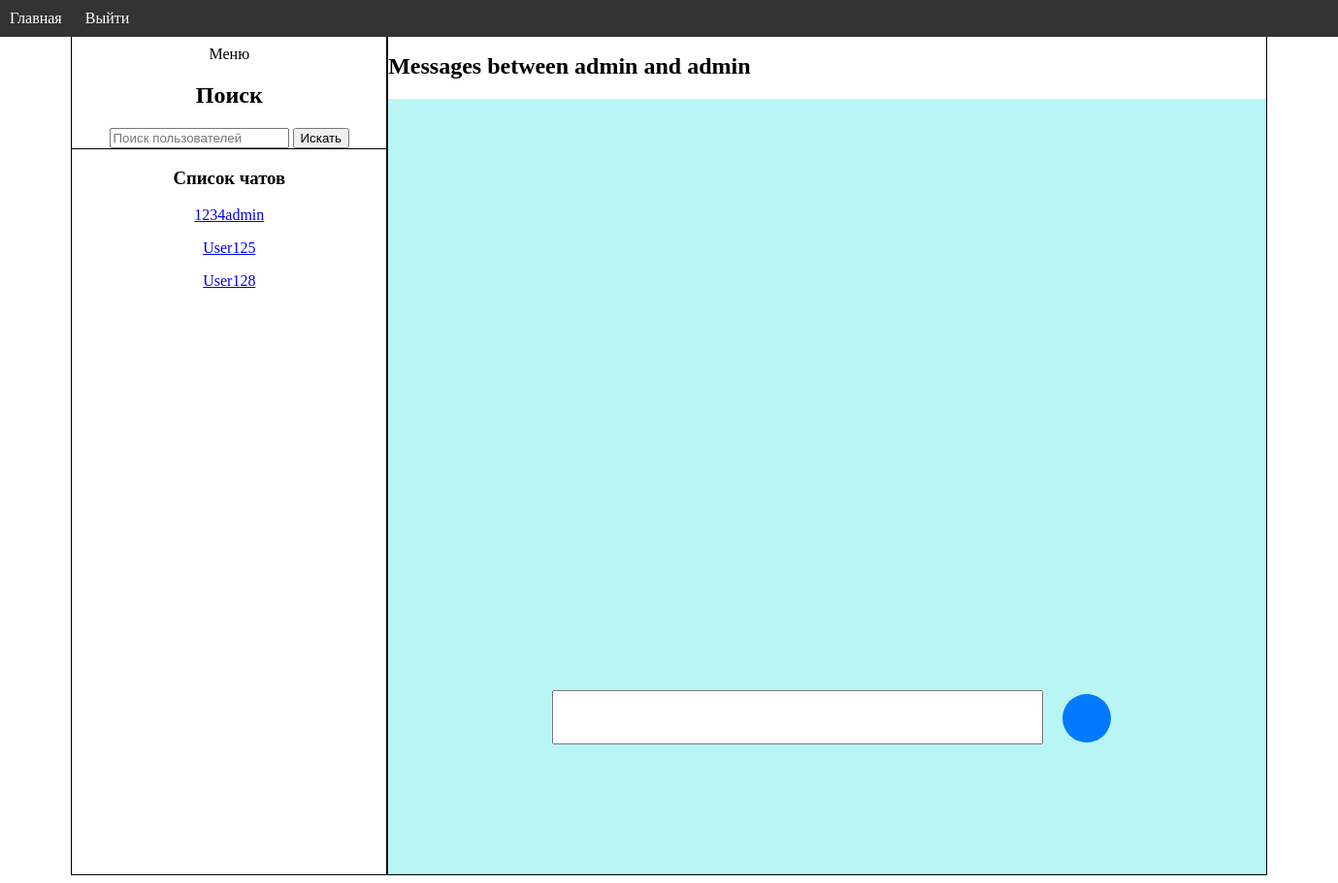
/user_chat/1/1/ (signed in), run on the app's committed database.
### users/models.py (models this page shows)
class User(AbstractUser):
    image = models.ImageField(upload_to='profile_images/', null=True, blank=True)
    def __str__(self):
        return self.username

### users/views.py (the view, shortened to what this page needs)
# urls.py: path('user_chat/<int:sender_id>/<int:reciever_id>/', user_chat, name='user_chat'),
@login_required
def user_chat(request, sender_id, reciever_id):
    sender = User.objects.get(id=sender_id)
    reciever = User.objects.get(id=reciever_id)
    sender_messages = UserMessages.objects.filter(sender=sender, reciever=reciever)
    reciever_messages = UserMessages.objects.filter(sender=reciever, reciever=sender)
    messages = sender_messages.order_by('time_stamp') | reciever_messages.order_by('time_stamp')
    users_with_messages_list = UserMessages.objects.filter(Q(sender=request.user) | Q(reciever=request.user)).values_list('sender', 'reciever')
    users_with_messages = User.objects.filter(Q(id__in=[user[0] for user in users_with_messages_list]) | Q(id__in=[user[1] for user in users_with_messages_list])).exclude(id=request.user.id)
    if request.method != 'POST':
        form = SendMessaggesForm()
    context = {'form': form,
               'sender': sender,
               'reciever':reciever,
               'messages': messages,
               'users': users_with_messages}
    return render(request, 'user_chat.html', context)

### users/forms.py
class SendMessaggesForm(forms.ModelForm):
    class Meta:
        model = UserMessages
        fields = ('message',)

### users/templates/user_chat.html (shortened to what this page needs)
{% extends 'base.html' %}
{% load static %}
{% load custom_filters %}
{% block css %}
  <link rel="stylesheet" type="text/css" href="{% static 'users/css/user_chat.css' %}">
{% endblock %}
{% block content %}
<div class="chat">
  <div class="block_title_chat">
    <h3 class="title_chat">Messages between {{ sender.username }} and {{ reciever.username }}</h3>
  </div>
  <div class="background">
    <div class="messages">
      <div class="block_list_messages" id="messages-container">
      </div>
      <div class="block_send_messages">
        <form method="post">
            <div class="block_send_messages_in_form">
              <div class="block_form_field">
                <textarea class="input_form_msg" wrap="hard"  name="message" oninput="autoExpandTextarea(this)"></textarea>
              </div>
              <div class="block_btn_send_msg">
                <button class="btn_send_msg" type="submit"></button>
              </div>
            </div>
        </form>
      </div>
    </div>
  </div>
</div>
{% endblock %}

### users/templates/base.html (shortened to what this page needs)
{% load static %}
<!DOCTYPE html>
<html lang="en">
<head>
    <link rel="stylesheet" type="text/css" href="{% static 'users/css/base.css' %}">
    {% block css %}
    {% endblock %}
</head>
<body>
    <div class="header">
        <a href="{% url 'index' %}">Главная</a>
        {% if user.is_authenticated %}
            <a href="{% url 'logout' %}">Выйти</a>
        {% endif %}
    </div>
    <div class="main_div">
        <div class="base_main_block">
            <div class="main_menu">
                <div>
                    <p id="btn_menu">Меню</p>
                </div>
                <div class="start_menu" id="start_menu">
                    <div class="search_menu">
                        {% if user.is_authenticated %}
                            <div class="block_input_search">
                                <h2>Поиск</h2>
                                <form method="get" action="{% url 'user_search' %}">
                                    <input type="text" name="q" value="{{ query }}" placeholder="Поиск пользователей">
                                    <button type="submit">Искать</button>
                                </form>
                            </div>
                        {% endif %}
                    </div>
                    <div class="block_list_chats">
                        {% if user.is_authenticated %}
                        <div class="chats_list">
                            <h3>Список чатов</h3>
                            {% for one_user in users %}
                                <p>
                                    <a href="{% url 'user_chat' reciever_id=one_user.id sender_id=request.user.id %}">{{ one_user }}</a>
                                </p>
                            {% endfor %}
                        </div>
                        {% endif %}
                    </div>
                </div>
            </div>
            <div class="block_main_content">
            {% block content %}
            {% endblock %}
            </div>
        </div>
    </div>
</body>
</html>

### users/static/users/css/base.css (style rules this page uses)
body { overflow-y: hidden; overflow-x: hidden; }
.header { background-color: #333; color: white; padding: 10px; position: fixed; top: 0; left: 0; width: 100%; z-index: 1000; }
.base_main_block { display: flex; flex-direction: row; justify-content: center; width: 95%; margin-right: auto; margin-left: auto; height: 100%; }
.main_div { margin-top: 30px; }
.header a { color: white; text-decoration: none; margin-right: 20px; }
.main_menu { border: 1px solid black; width: 25%; align-items: center; justify-content: center; text-align: center; }
.search_menu { align-items: center; justify-content: center; text-align: center; border-bottom: 1px solid black; }
.block_main_content { height: 100%; width: 70%; }

### users/static/users/css/user_chat.css (style rules this page uses)
.title_chat { font-size: 24px; margin-bottom: 20px; }
.chat { display: flex; flex-direction: column; height: 100%; border: 1px solid black; }
.background { height: 100vh; background-color: rgb(185, 245, 245); }
.messages { display: flex; flex-direction: column; height: 85%; background-color: rgb(185, 245, 245); }
.block_list_messages { width: 1000px; display: flex; flex-direction: column; padding-left: 200px; padding-right: 200px; flex-grow: 1; overflow-y: auto; overflow-x: hidden; padding: 10px; margin-bottom: 20px; }
.block_send_messages { width: 100%; }
.block_send_messages_in_form { display: flex; flex-direction: row; width: 100%; justify-content: center; align-items: center; text-align: center; }
.block_form_field { margin: 10px; }
.input_form_msg { width: 500px; min-height: 50px; resize: none; }
.block_btn_send_msg { margin-left: 10px; }
.btn_send_msg { width: 50px; height: 50px; border-radius: 50%; background-color: #007bff; color: #fff; border: none; cursor: pointer; }

### data on the page
User: username "1234admin"
User: username "User125"
User: username "User128"
User: username "admin"
